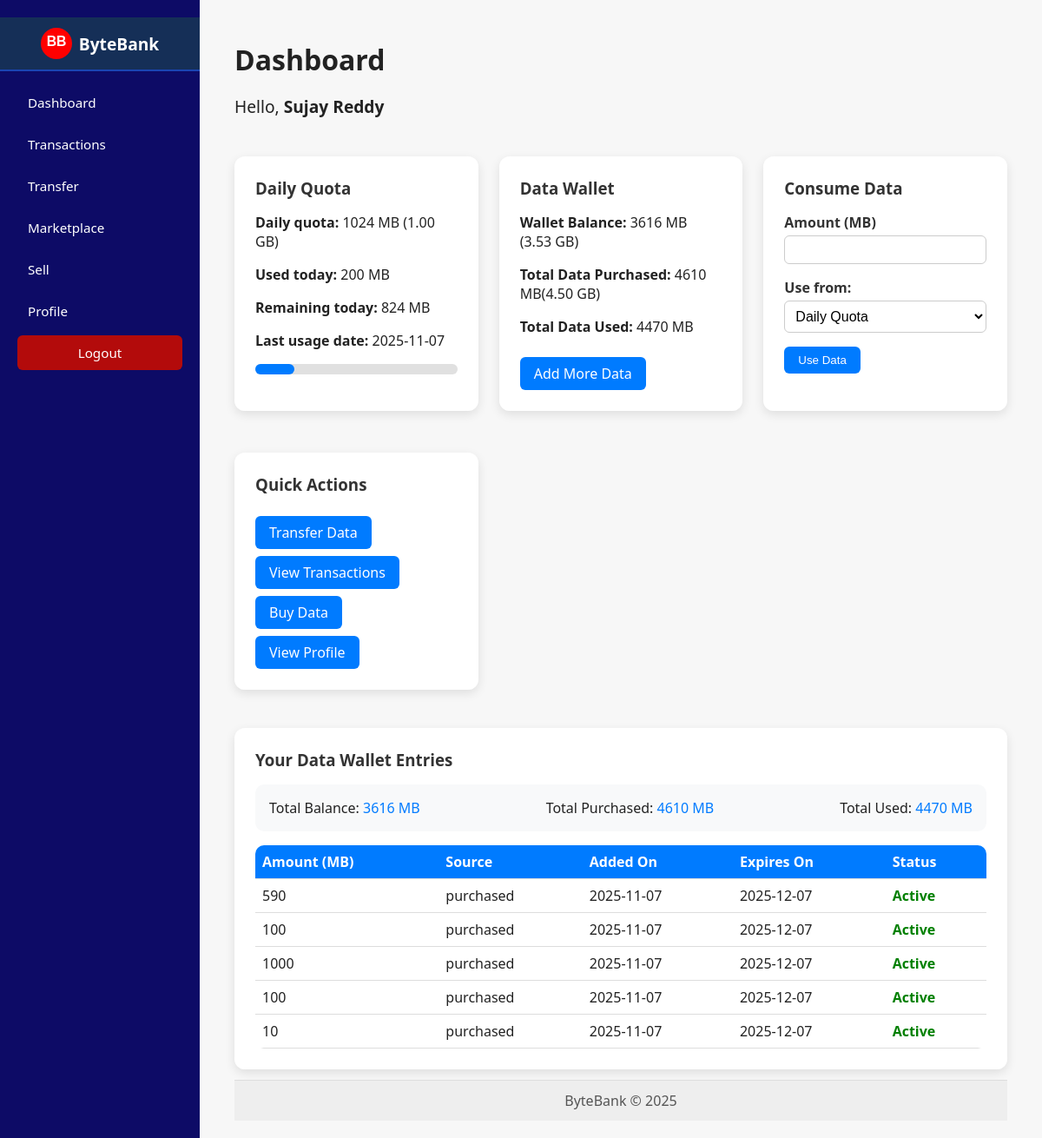
The page /dashboard (signed in) on the database its author committed.
### app.py (models this page shows, shortened)
class User(db.Model):
    id = db.Column(db.Integer, primary_key=True)
    name = db.Column(db.String(120), nullable=False)
    email = db.Column(db.String(150), unique=True, nullable=False)
    password_hash = db.Column(db.String(200), nullable=False)
    daily_quota_mb = db.Column(db.Integer, default=1024)  # default 1GB/day in MB
    used_today_mb = db.Column(db.Integer, default=0)
    total_used_mb = db.Column(db.Integer, default=0) #cumulative all-time usage
    last_usage_date = db.Column(db.Date, nullable=True)
    is_admin = db.Column(db.Boolean, default=False)
    created_at = db.Column(db.DateTime, default=datetime.utcnow)
    last_login = db.Column(db.DateTime)
    wallet = db.relationship('DataWallet', uselist=False, back_populates='user')
    sent_transactions = db.relationship('Transaction', back_populates='sender', foreign_keys='Transaction.sender_id')
    received_transactions = db.relationship('Transaction', back_populates='receiver', foreign_keys='Transaction.receiver_id')

class DataWallet(db.Model):
    id = db.Column(db.Integer, primary_key=True)
    user_id = db.Column(db.Integer, db.ForeignKey('user.id'), unique=True, nullable=False)
    balance_mb = db.Column(db.Integer, default=0)  # stored in MB
    total_purchased_mb = db.Column(db.Integer,default=0)
    total_used_mb = db.Column(db.Integer, default=0)
    created_at = db.Column(db.DateTime, default=datetime.utcnow)
    user = db.relationship('User', back_populates='wallet')

class DataEntry(db.Model):
    _tablename_ = 'data_entry'
    id = db.Column(db.Integer, primary_key=True)
    user_id = db.Column(db.Integer, db.ForeignKey('user.id'), nullable=False)
    amount_mb = db.Column(db.Integer, nullable=False)
    source = db.Column(db.String(20), nullable=False)  # 'earned' or 'purchased'
    added_on = db.Column(db.DateTime, default=datetime.utcnow)
    expiry_date = db.Column(db.DateTime, nullable=False)
    user = db.relationship('User', backref='data_entries')

### app.py (the view)
@app.route('/dashboard')
def dashboard():
    user = current_user()
    if not user:
        return redirect(url_for('login'))
    simulate_end_of_day_rollover(user)
    wallet = ensure_wallet(user)
    cleanup_expired_entries(user)
    active_entries = get_active_entries(user)
    total_active_mb = sum(entry.amount_mb for entry in active_entries)
    expiring_soon = [
        entry for entry in active_entries
        if (entry.expiry_date - datetime.utcnow()).days <= 3
    ]
    remaining_today = max(user.daily_quota_mb - user.used_today_mb, 0)
    total_used_mb = user.used_today_mb
    total_all_time = (user.used_today_mb or 0) + (wallet.total_used_mb or 0)
    return render_template(
        'dashboard.html',
        user=user,
        wallet=wallet,
        active_entries=active_entries,
        total_active_mb=total_active_mb,
        expiring_soon=expiring_soon,
        remaining_today=remaining_today,
        total_used_mb=total_used_mb,
        total_all_time=total_all_time,
        wallet_balance=wallet.balance_mb
    )

### app.py (called while the page is built, shortened)
def current_user():
    user_id = session.get('user_id')
    if not user_id:
        return None
    return User.query.get(user_id)

def ensure_wallet(user):
    if not user.wallet:
        wallet = DataWallet(user_id=user.id, balance_mb=0)
        db.session.add(wallet)
        db.session.commit()
        return wallet
    return user.wallet

def simulate_end_of_day_rollover(user):
    if not user:
        return
    today = date.today()
    if user.last_usage_date == today:
        return

def cleanup_expired_entries(user):
    now = datetime.utcnow()
    expired = DataEntry.query.filter(DataEntry.user_id==user.id, DataEntry.expiry_date < now).all()
    if expired:
        for e in expired:
            db.session.delete(e)
        db.session.commit()

def get_active_entries(user):
    now = datetime.utcnow()
    return DataEntry.query.filter(
        DataEntry.user_id == user.id,
        DataEntry.expiry_date > now
    ).all()

@app.template_filter('mb_to_gb')
def mb_to_gb(mb):
    try:
        mb_val = (mb or 0)
        return f"{mb_val/1024:.2f} GB"
    except Exception:
        return "0.00 GB"

@app.context_processor
def inject_now():
    return {'datetime': datetime}

### templates/dashboard.html (shortened to what this page needs)
{% extends 'layout.html' %}
{% block content %}
<h2 class="dashboard-title">Dashboard</h2>
<p class="welcome-text">Hello, <strong>{{ user.name }}</strong></p>
<div class="cards-container">
  <div class="card">
    <h3>Daily Quota</h3>
    <p><strong>Daily quota:</strong> {{ user.daily_quota_mb }} MB ({{ user.daily_quota_mb|mb_to_gb }})</p>
    <p><strong>Used today:</strong> {{ user.used_today_mb }} MB</p>
    <p><strong>Remaining today:</strong> {{ (user.daily_quota_mb - user.used_today_mb) if user.daily_quota_mb > user.used_today_mb else 0 }} MB</p>
    <p><strong>Last usage date:</strong> {{ user.last_usage_date or 'N/A' }}</p>
    {% set remaining = user.daily_quota_mb - user.used_today_mb %}
    <div class="progress-bar">
      {% set percent = ((user.used_today_mb / user.daily_quota_mb) * 100) if user.daily_quota_mb else 0 %}
      <div class="progress" style="width: {{ percent|round(1) }}%;"></div>
    </div>
  </div>
  <div class="card">
    <h3>Data Wallet</h3>
    {% if wallet %}
      <p><strong>Wallet Balance:</strong> <span>{{ wallet.balance_mb }} MB</span> ({{ wallet.balance_mb|mb_to_gb }})</p>
      <p><strong>Total Data Purchased:</strong> <span>{{ wallet.total_purchased_mb }} MB</span>({{wallet.total_purchased_mb|mb_to_gb }}) </p>
      <p><strong>Total Data Used:</strong> {{ wallet.total_used_mb or 0 }} MB</p>
      <a href="{{ url_for('buy_data') }}" class="btn">Add More Data</a>
    {% else %}
      <p>No wallet data available.</p>
    {% endif %}
  </div>
  <div class="card">
  <h3>Consume Data</h3>
  <form method="post" action="{{ url_for('use_data') }}">
    <label for="amount_mb">Amount (MB)</label>
    <input type="number" id="amount_mb" name="amount_mb" min="1" required>
    <label for="source">Use from:</label>
    <select id="source" name="source" required>
      <option value="daily">Daily Quota</option>
    </select>
    <button type="submit" class="btn">Use Data</button>
  </form>
</div>
  <div class="card">
    <h3>Quick Actions</h3>
    <div class="quick-actions">
      <a class="btn" href="{{ url_for('transfer') }}">Transfer Data</a>
      <a class="btn" href="{{ url_for('transactions') }}">View Transactions</a>
      <a class="btn" href="{{ url_for('buy_data') }}">Buy Data</a>
      <a class="btn" href="{{ url_for('profile') }}">View Profile</a>
    </div>
  </div>
</div>
<div class="card" style="margin-top: 2rem;">
  <h3>Your Data Wallet Entries</h3>
  {% if wallet %}
    <div class="wallet-summary">
      <div>Total Balance: <span>{{ wallet.balance_mb }} MB</span></div>
      <div>Total Purchased: <span>{{ wallet.total_purchased_mb }} MB</span></div>
      <div>Total Used: <span>{{ wallet.total_used_mb or 0 }} MB</span></div>
    </div>
  {% endif %}
  <table>
    <tr>
      <th>Amount (MB)</th>
      <th>Source</th>
      <th>Added On</th>
      <th>Expires On</th>
      <th>Status</th>
    </tr>
    {% for entry in active_entries %}
    <tr>
      <td>{{ entry.amount_mb }}</td>
      <td>{{ entry.source }}</td>
      <td>{{ entry.added_on.strftime('%Y-%m-%d') }}</td>
      <td>{{ entry.expiry_date.strftime('%Y-%m-%d') }}</td>
      <td>
        {% if entry.expiry_date < datetime.utcnow() %}
          <span class="status-expired">Expired</span>
        {% elif (entry.expiry_date - datetime.utcnow()).days <= 3 %}
          <span class="status-expiring">Expiring Soon</span>
        {% else %}
          <span class="status-active">Active</span>
        {% endif %}
      </td>
    </tr>
    {% else %}
    <tr><td colspan="10" style="text-align:center;">No active data entries.</td></tr>
    {% endfor %}
  </table>
</div>
{% endblock %}

### templates/layout.html (shortened to what this page needs)
<!doctype html>
<html lang="en">
<head>
  <link rel="stylesheet" href="{{ url_for('static', filename='main.css') }}">
</head>
<body>
  <div class="layout">
    <aside class="sidebar">
      <div class="logo-title">
        <svg width="36" height="36" viewBox="0 0 64 64" xmlns="http://www.w3.org/2000/svg">
          <circle cx="32" cy="32" r="32" fill="#ff0000"/>
          <text x="32" y="38" text-anchor="middle" fill="#fff" font-size="28" font-family="Arial, sans-serif" font-weight="bold">BB</text>
        </svg>
        <span>ByteBank</span>
      </div>
      <nav>
        {% if user %}
          <a href="{{ url_for('dashboard') }}">Dashboard</a>
          <a href="{{ url_for('transactions') }}">Transactions</a>
          <a href="{{ url_for('transfer') }}">Transfer</a>
          <a href="{{ url_for('marketplace') }}">Marketplace</a>
          <a href="{{ url_for('sell') }}">Sell</a>
          <a href="{{ url_for('profile') }}">Profile</a>
          <a href="{{ url_for('logout') }}" class="logout-link">Logout</a>
        {% else %}
          <a href="{{ url_for('index') }}">Home</a>
          <a class="btn" href="{{ url_for('login') }}">Login</a>
          <a class="btn" href="{{ url_for('register') }}">Register</a>
        {% endif %}
      </nav>
    </aside>
    <div class="main-content">
      <main class="container">
        {% block content %}{% endblock %}
      </main>
      <footer class="footer">
        <div class="container">
          ByteBank &copy; {{ datetime.utcnow().year }}
        </div>
      </footer>
    </div>
  </div>
</body>
</html>

### static/main.css (style rules this page uses)
body { font-family: 'Segoe UI', Tahoma, sans-serif; margin: 0; background: #f7f7f7; color: #222; display: flex; flex-direction: column; min-height: 100vh; }
.layout { display: flex; min-height: 100vh; }
.sidebar { width: 230px; background-color: #0d0b66; color: white; display: flex; flex-direction: column; padding: 20px 0; position: fixed; height: 100%; top: 0; left: 0; }
.logo-title { display: flex; align-items: center; justify-content: center; background-color: #152f57; color: #fff; padding: 12px; font-size: 1.2rem; font-weight: 600; margin-bottom: 1rem; border-bottom: 2px solid #1a45b2; }
.logo-title svg { margin-right: 8px; }
.sidebar nav { display: flex; flex-direction: column; padding: 0 20px; }
.sidebar nav a { color: #fff; text-decoration: none; padding: 10px 12px; border-radius: 6px; margin-bottom: 8px; font-size: 0.95rem; transition: background 0.2s; }
.logout-link { margin-top: auto; background: #b30b0b; text-align: center; padding: 10px; border-radius: 6px; }
.main-content { margin-left: 230px; flex: 1; display: flex; flex-direction: column; min-height: 100vh; padding: 20px 40px; box-sizing: border-box; }
.footer { background: #eee; color: #555; padding: 12px 0; text-align: center; border-top: 1px solid #ddd; margin-top: auto; }
.card { background: white; padding: 16px; margin: 12px 0; border-radius: 6px; box-shadow: 0 1px 3px rgba(0, 0, 0, 0.06); }
input[type="text"], input[type="email"], input[type="password"], input[type="number"] { width: 100%; padding: 8px; box-sizing: border-box; margin-top: 4px; border: 1px solid #ccc; border-radius: 4px; }
button, .btn { display: inline-block; margin-top: 10px; padding: 8px 12px; background: #007bff; color: white; border: none; border-radius: 4px; text-decoration: none; cursor: pointer; }
table { width: 100%; border-collapse: collapse; }
table td, table th { padding: 8px; border-bottom: 1px solid #ddd; }
select { width: 100%; padding: 0.5rem; margin-top: 0.25rem; margin-bottom: 0.5rem; border-radius: 6px; border: 1px solid #ccc; background-color: #fff; font-size: 1rem; transition: border-color 0.2s, box-shadow 0.2s; }
option { padding: 0.5rem; }
label { font-weight: 600; display: block; margin-top: 0.5rem; color: #333; }

### templates/dashboard.html (style rules this page uses)
.dashboard-title { font-size: 2rem; margin-bottom: 0.5rem; color: #222; }
.welcome-text { font-size: 1.2rem; margin-bottom: 2rem; }
.cards-container { display: grid; grid-template-columns: repeat(auto-fit, minmax(280px, 1fr)); gap: 1.5rem; margin-bottom: 2rem; }
.card { background-color: rgba(255, 255, 255, 0.95); border-radius: 12px; padding: 1.5rem; box-shadow: 0 4px 12px rgba(0,0,0,0.1); transition: transform 0.2s, box-shadow 0.2s; }
.card h3 { margin-top: 0; margin-bottom: 1rem; color: #333; }
.btn { display: inline-block; padding: 0.5rem 1rem; margin-top: 0.5rem; background-color: #007bff; color: #fff; border-radius: 6px; text-decoration: none; text-align: center; transition: background-color 0.2s; }
.progress-bar { width: 100%; height: 12px; background-color: #e0e0e0; border-radius: 6px; margin-top: 1rem; }
.progress { height: 100%; background-color: #007bff; border-radius: 6px; }
.quick-actions a { margin-right: 0.5rem; }
input[type="number"] { width: 100%; padding: 0.5rem; margin-top: 0.25rem; margin-bottom: 0.5rem; border-radius: 6px; border: 1px solid #ccc; }
table { width: 100%; border-collapse: collapse; margin-top: 1rem; background-color: #fff; border-radius: 10px; overflow: hidden; }
th, td { text-align: left; padding: 0.75rem; border-bottom: 1px solid #ddd; }
th { background-color: #007bff; color: #fff; }
.status-active { color: green; font-weight: 600; }
.wallet-summary { background: #f8f9fa; border-radius: 10px; padding: 1rem; margin-top: 1rem; display: flex; justify-content: space-between; align-items: center; font-weight: 500; }
.wallet-summary span { color: #007bff; }

### rows shown on the page
User: name "Sujay Reddy", daily_quota_mb "1024", daily_quota_mb|mb_to_gb "1.00 GB", used_today_mb "200", daily_quota_mb+used_today_mb "824", last_usage_date "2025-11-07"
DataWallet: balance_mb "3616", balance_mb|mb_to_gb "3.53 GB", total_purchased_mb "4610", total_purchased_mb|mb_to_gb "4.50 GB", total_used_mb "4470"
DataEntry: amount_mb "590", source "purchased", added_on "2025-11-07", expiry_date "2025-12-07", shows "Active"
DataEntry: amount_mb "100", source "purchased", added_on "2025-11-07", expiry_date "2025-12-07", shows "Active"
DataEntry: amount_mb "1000", source "purchased", added_on "2025-11-07", expiry_date "2025-12-07", shows "Active"
DataEntry: amount_mb "100", source "purchased", added_on "2025-11-07", expiry_date "2025-12-07", shows "Active"
DataEntry: amount_mb "10", source "purchased", added_on "2025-11-07", expiry_date "2025-12-07", shows "Active"
